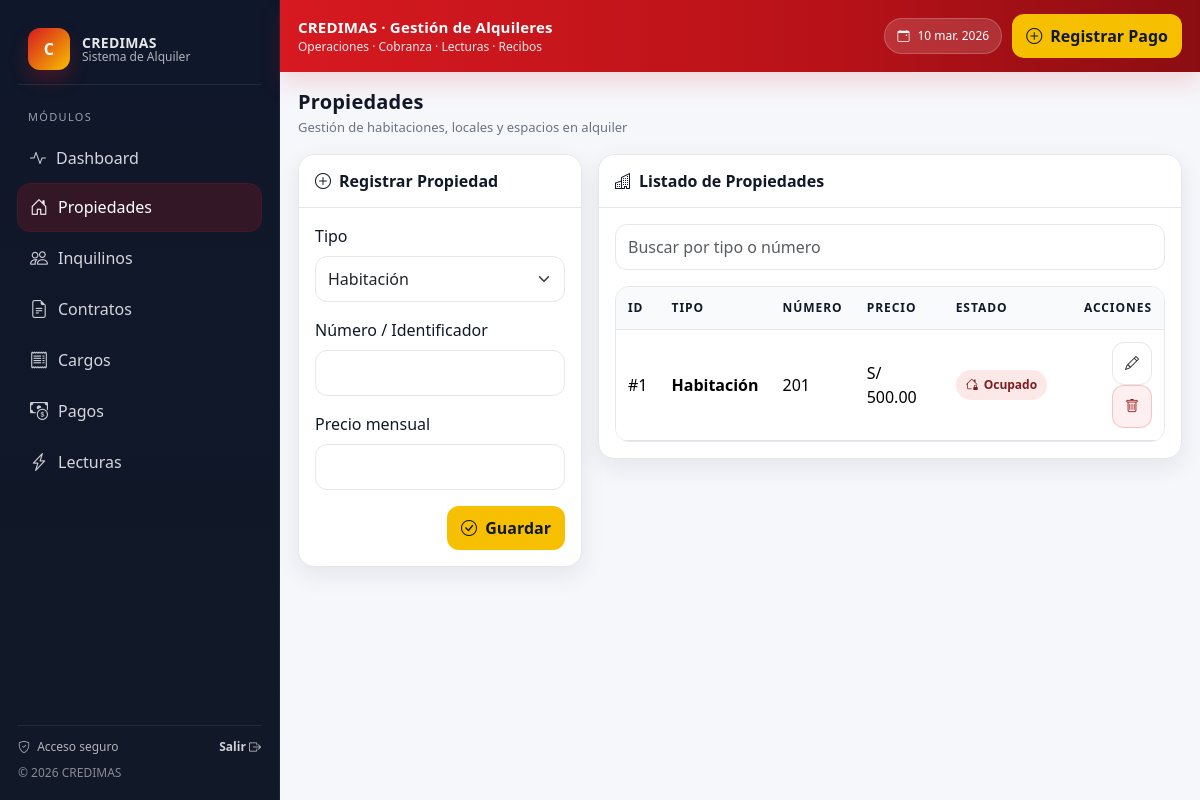
The page /propiedades on the database as committed earlier.
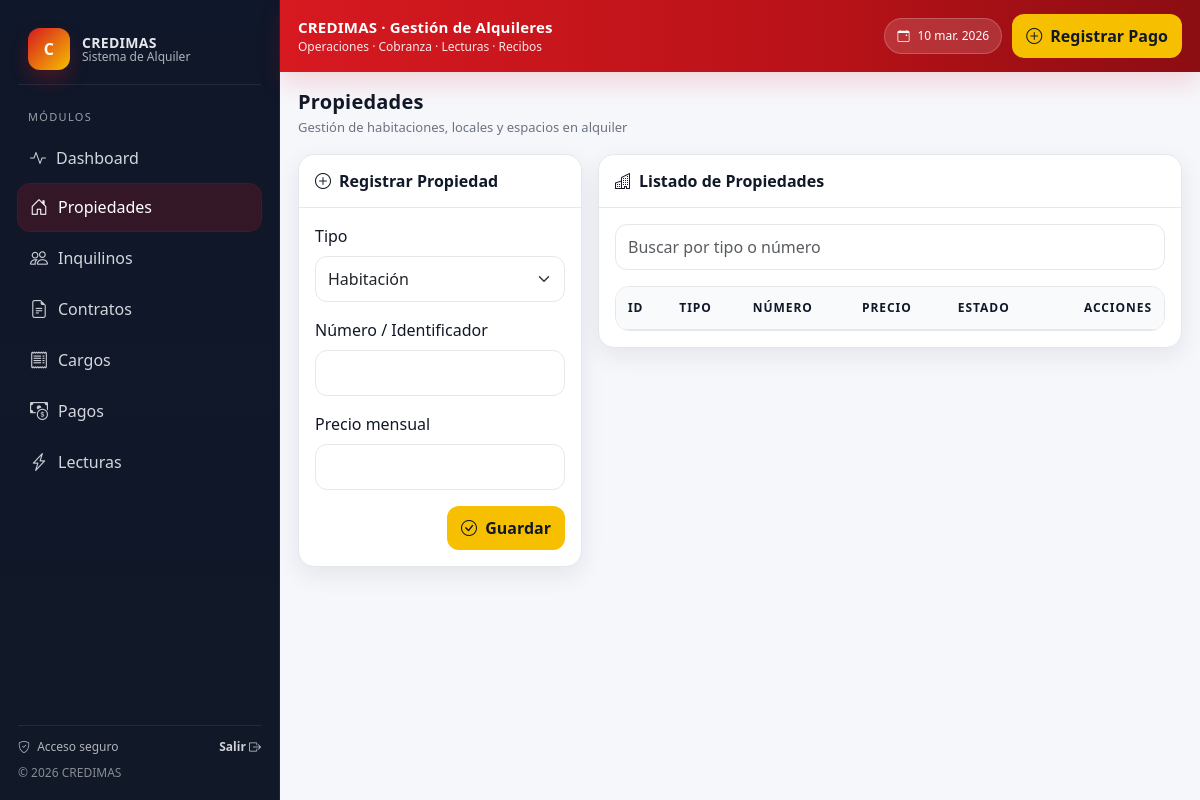
The same page on the database as committed later.
### models.py (models this page shows)
class Propiedad(Base):
    __tablename__ = "propiedades"
    id = Column(Integer, primary_key=True, index=True)
    tipo = Column(String, nullable=False)
    numero = Column(String, nullable=False)
    precio = Column(Float, default=0.0)
    estado = Column(String, default="libre")  # libre/ocupado
    contratos = relationship("Contrato", back_populates="propiedad")

### main.py (the view)
@app.get("/propiedades", response_class=HTMLResponse)
def propiedades_listar(request: Request):
    db = SessionLocal()
    try:
        propiedades = db.query(Propiedad).order_by(Propiedad.id.desc()).all()
        return templates.TemplateResponse("index.html", {"request": request, "propiedades": propiedades})
    finally:
        db.close()

### templates/index.html (shortened to what this page needs)
{% extends "base.html" %}
{% block content %}
<div class="page-header">
  <div>
    <h1 class="page-title">Propiedades</h1>
    <p class="page-subtitle">
      Gestión de habitaciones, locales y espacios en alquiler
    </p>
  </div>
</div>
<div class="row g-3">
<div class="col-lg-4">
<div class="card-pro">
<div class="card-header">
<i class="bi bi-plus-circle me-2"></i>Registrar Propiedad
</div>
<div class="card-body">
<form action="/propiedades/crear" method="post" class="row g-3">
<div class="col-12">
<label class="form-label">Tipo</label>
<select name="tipo" class="form-select" required>
<option value="Habitación">Habitación</option>
</select>
</div>
<div class="col-12">
<label class="form-label">Número / Identificador</label>
<input name="numero" class="form-control" required>
</div>
<div class="col-12">
<label class="form-label">Precio mensual</label>
<input type="number" step="0.01" name="precio" class="form-control" required>
</div>
<div class="col-12 d-flex justify-content-end">
<button class="btn btn-credimas">
<i class="bi bi-check-circle me-1"></i> Guardar
</button>
</div>
</form>
</div>
</div>
</div>
<div class="col-lg-8">
<div class="card-pro">
<div class="card-header">
<i class="bi bi-buildings me-2"></i>Listado de Propiedades
</div>
<div class="card-body">
<div class="mb-3">
<input id="buscarPropiedad"
class="form-control"
placeholder="Buscar por tipo o número">
</div>
<div class="table-pro">
<table class="table table-hover align-middle">
<thead>
<tr>
<th>ID</th>
<th>Tipo</th>
<th>Número</th>
<th>Precio</th>
<th>Estado</th>
<th class="text-end">Acciones</th>
</tr>
</thead>
<tbody id="tablaPropiedades">
{% for p in propiedades %}
<tr>
<td>#{{p.id}}</td>
<td class="fw-bold">{{p.tipo}}</td>
<td>{{p.numero}}</td>
<td>S/ {{ "%.2f"|format(p.precio) }}</td>
<td>
{% if p.estado == "libre" %}
<span class="badge-soft success">
<i class="bi bi-check-circle"></i> Libre
</span>
{% else %}
<span class="badge-soft danger">
<i class="bi bi-house-lock"></i> Ocupado
</span>
{% endif %}
</td>
<td class="text-end">
<a href="/propiedades/{{p.id}}/editar"
class="btn btn-soft btn-sm">
<i class="bi bi-pencil"></i>
</a>
<form action="/propiedades/{{p.id}}/eliminar"
method="post"
class="d-inline"
onsubmit="return confirm('¿Eliminar propiedad?')">
<button class="btn btn-danger-soft btn-sm">
<i class="bi bi-trash"></i>
</button>
</form>
</td>
</tr>
{% endfor %}
</tbody>
</table>
</div>
</div>
</div>
</div>
</div>
{% endblock %}

Rows that differ between the two databases and show on the page:
removed Propiedad: id "1", tipo "Habitación", numero "201", precio "500.00", estado "ocupado" (drawn)
